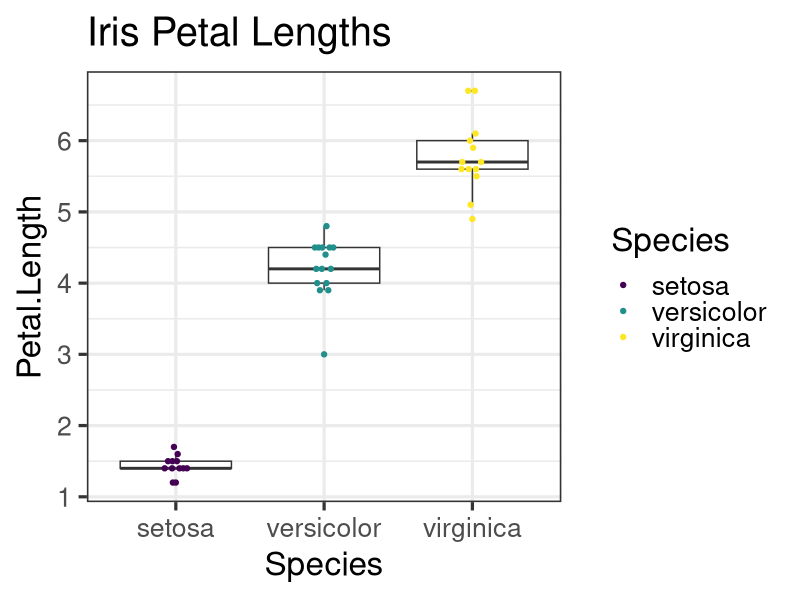

Recreate this plot in R.
## ---- chunk 1
options(htmltools.dir.version = FALSE)

library(tidyverse)

knitr::opts_chunk$set(warning=FALSE, message=FALSE, fig.width=10.5, fig.height=4, 
  comment=NA, rows.print=16,echo=FALSE)
theme_set(theme_bw(base_size = 24))
## ---- chunk 2

## ---- chunk 3
iris %>%sample_n(40)%>% ggplot(aes(x=Species,y=Petal.Length))+
  geom_boxplot(outlier.size = 0)+
  #geom_jitter(width=0.1,aes(color=Species),size=2)+
  ggbeeswarm::geom_quasirandom(aes(color=Species),width = 0.1)+
  viridis::scale_color_viridis(discrete=TRUE)+ggtitle("Iris Petal Lengths")
